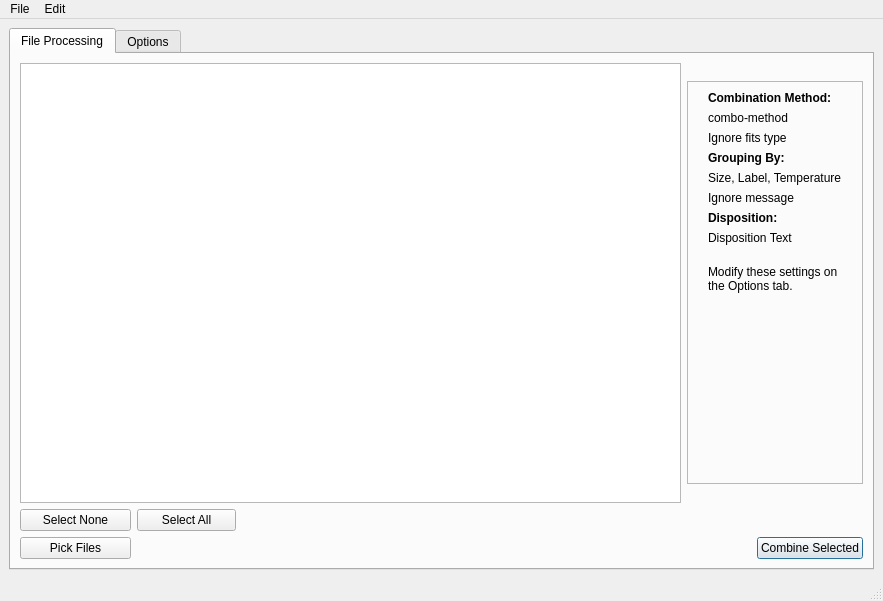
<?xml version="1.0" encoding="UTF-8"?>
<ui version="4.0">
 <class>MainWindow</class>
 <widget class="QMainWindow" name="MainWindow">
  <property name="geometry">
   <rect>
    <x>0</x>
    <y>0</y>
    <width>883</width>
    <height>601</height>
   </rect>
  </property>
  <property name="sizePolicy">
   <sizepolicy hsizetype="MinimumExpanding" vsizetype="MinimumExpanding">
    <horstretch>0</horstretch>
    <verstretch>0</verstretch>
   </sizepolicy>
  </property>
  <property name="minimumSize">
   <size>
    <width>858</width>
    <height>601</height>
   </size>
  </property>
  <property name="windowTitle">
   <string>Master Bias Frame Maker</string>
  </property>
  <widget class="QWidget" name="centralwidget">
   <layout class="QGridLayout" name="gridLayout_8">
    <item row="0" column="0">
     <widget class="QTabWidget" name="tabWidget">
      <property name="sizePolicy">
       <sizepolicy hsizetype="Expanding" vsizetype="Expanding">
        <horstretch>0</horstretch>
        <verstretch>0</verstretch>
       </sizepolicy>
      </property>
      <property name="minimumSize">
       <size>
        <width>0</width>
        <height>0</height>
       </size>
      </property>
      <property name="toolTip">
       <string/>
      </property>
      <property name="currentIndex">
       <number>0</number>
      </property>
      <widget class="QWidget" name="filesTab">
       <attribute name="title">
        <string>File Processing</string>
       </attribute>
       <attribute name="toolTip">
        <string>Selecting files to be processed</string>
       </attribute>
       <layout class="QGridLayout" name="gridLayout_7">
        <item row="2" column="5">
         <widget class="QPushButton" name="combineSelectedButton">
          <property name="maximumSize">
           <size>
            <width>153</width>
            <height>32</height>
           </size>
          </property>
          <property name="text">
           <string>Combine Selected</string>
          </property>
          <property name="autoDefault">
           <bool>true</bool>
          </property>
          <property name="default">
           <bool>true</bool>
          </property>
         </widget>
        </item>
        <item row="2" column="1" colspan="3">
         <spacer name="horizontalSpacer_2">
          <property name="orientation">
           <enum>Qt::Horizontal</enum>
          </property>
          <property name="sizeHint" stdset="0">
           <size>
            <width>518</width>
            <height>20</height>
           </size>
          </property>
         </spacer>
        </item>
        <item row="1" column="0">
         <widget class="QPushButton" name="selectNoneButton">
          <property name="maximumSize">
           <size>
            <width>116</width>
            <height>32</height>
           </size>
          </property>
          <property name="text">
           <string>Select None</string>
          </property>
         </widget>
        </item>
        <item row="1" column="1">
         <widget class="QPushButton" name="selectAllButton">
          <property name="maximumSize">
           <size>
            <width>99</width>
            <height>32</height>
           </size>
          </property>
          <property name="text">
           <string>Select All</string>
          </property>
         </widget>
        </item>
        <item row="0" column="0" colspan="4">
         <widget class="QTableView" name="filesTable">
          <property name="sizePolicy">
           <sizepolicy hsizetype="Expanding" vsizetype="Expanding">
            <horstretch>100</horstretch>
            <verstretch>100</verstretch>
           </sizepolicy>
          </property>
          <property name="minimumSize">
           <size>
            <width>600</width>
            <height>401</height>
           </size>
          </property>
          <property name="toolTip">
           <string>All the files you have picked from the file system.  Only those you select will be processed.  Sort by clickin on column headings.</string>
          </property>
          <property name="editTriggers">
           <set>QAbstractItemView::NoEditTriggers</set>
          </property>
          <property name="tabKeyNavigation">
           <bool>false</bool>
          </property>
          <property name="showDropIndicator" stdset="0">
           <bool>false</bool>
          </property>
          <property name="dragDropOverwriteMode">
           <bool>false</bool>
          </property>
          <property name="selectionBehavior">
           <enum>QAbstractItemView::SelectRows</enum>
          </property>
          <property name="sortingEnabled">
           <bool>true</bool>
          </property>
          <attribute name="horizontalHeaderStretchLastSection">
           <bool>true</bool>
          </attribute>
          <attribute name="verticalHeaderVisible">
           <bool>false</bool>
          </attribute>
          <attribute name="verticalHeaderHighlightSections">
           <bool>false</bool>
          </attribute>
         </widget>
        </item>
        <item row="0" column="4" colspan="2">
         <widget class="QFrame" name="frame">
          <property name="minimumSize">
           <size>
            <width>176</width>
            <height>403</height>
           </size>
          </property>
          <property name="maximumSize">
           <size>
            <width>176</width>
            <height>403</height>
           </size>
          </property>
          <property name="toolTip">
           <string>Settings for this session are summarized here.  Change them by selecting the Options tab above.</string>
          </property>
          <property name="frameShape">
           <enum>QFrame::StyledPanel</enum>
          </property>
          <property name="frameShadow">
           <enum>QFrame::Raised</enum>
          </property>
          <layout class="QGridLayout" name="gridLayout_6">
           <item row="2" column="0">
            <widget class="QLabel" name="methodInfo2">
             <property name="text">
              <string>Ignore fits type</string>
             </property>
            </widget>
           </item>
           <item row="5" column="0">
            <widget class="QLabel" name="groupInfo2">
             <property name="text">
              <string>Ignore message</string>
             </property>
            </widget>
           </item>
           <item row="8" column="0">
            <widget class="QLabel" name="label_21">
             <property name="sizePolicy">
              <sizepolicy hsizetype="Fixed" vsizetype="Fixed">
               <horstretch>0</horstretch>
               <verstretch>0</verstretch>
              </sizepolicy>
             </property>
             <property name="text">
              <string>&lt;html&gt;&lt;head/&gt;&lt;body&gt;&lt;p&gt;&lt;br/&gt;Modify these settings on the Options tab.&lt;/p&gt;&lt;/body&gt;&lt;/html&gt;</string>
             </property>
             <property name="alignment">
              <set>Qt::AlignLeading|Qt::AlignLeft|Qt::AlignTop</set>
             </property>
             <property name="wordWrap">
              <bool>true</bool>
             </property>
            </widget>
           </item>
           <item row="9" column="0">
            <spacer name="verticalSpacer_4">
             <property name="orientation">
              <enum>Qt::Vertical</enum>
             </property>
             <property name="sizeHint" stdset="0">
              <size>
               <width>20</width>
               <height>40</height>
              </size>
             </property>
            </spacer>
           </item>
           <item row="7" column="0">
            <widget class="QLabel" name="dispositionInfo1">
             <property name="text">
              <string>Disposition Text</string>
             </property>
            </widget>
           </item>
           <item row="3" column="0">
            <widget class="QLabel" name="label_16">
             <property name="text">
              <string>&lt;html&gt;&lt;head/&gt;&lt;body&gt;&lt;p&gt;&lt;span style=&quot; font-weight:600;&quot;&gt;Grouping By:&lt;/span&gt;&lt;/p&gt;&lt;/body&gt;&lt;/html&gt;</string>
             </property>
            </widget>
           </item>
           <item row="6" column="0">
            <widget class="QLabel" name="label_20">
             <property name="text">
              <string>&lt;html&gt;&lt;head/&gt;&lt;body&gt;&lt;p&gt;&lt;span style=&quot; font-weight:600;&quot;&gt;Disposition:&lt;/span&gt;&lt;/p&gt;&lt;/body&gt;&lt;/html&gt;</string>
             </property>
            </widget>
           </item>
           <item row="1" column="0">
            <widget class="QLabel" name="methodInfo1">
             <property name="text">
              <string>combo-method</string>
             </property>
            </widget>
           </item>
           <item row="0" column="0">
            <widget class="QLabel" name="label_15">
             <property name="text">
              <string>&lt;html&gt;&lt;head/&gt;&lt;body&gt;&lt;p&gt;&lt;span style=&quot; font-weight:600;&quot;&gt;Combination Method:&lt;/span&gt;&lt;/p&gt;&lt;/body&gt;&lt;/html&gt;</string>
             </property>
            </widget>
           </item>
           <item row="4" column="0">
            <widget class="QLabel" name="groupInfo1">
             <property name="text">
              <string>Size, Label, Temperature</string>
             </property>
            </widget>
           </item>
          </layout>
         </widget>
        </item>
        <item row="2" column="0">
         <widget class="QPushButton" name="pickFilesButton">
          <property name="maximumSize">
           <size>
            <width>111</width>
            <height>32</height>
           </size>
          </property>
          <property name="text">
           <string>Pick Files</string>
          </property>
         </widget>
        </item>
        <item row="1" column="2" colspan="2">
         <widget class="QLabel" name="selectedLabel">
          <property name="text">
           <string/>
          </property>
         </widget>
        </item>
        <item row="1" column="4" colspan="2">
         <spacer name="horizontalSpacer">
          <property name="orientation">
           <enum>Qt::Horizontal</enum>
          </property>
          <property name="sizeHint" stdset="0">
           <size>
            <width>40</width>
            <height>20</height>
           </size>
          </property>
         </spacer>
        </item>
       </layout>
      </widget>
      <widget class="QWidget" name="optionsTab">
       <attribute name="title">
        <string>Options</string>
       </attribute>
       <attribute name="toolTip">
        <string>Options on how the selected files will be grouped, calibrated, and combined.</string>
       </attribute>
       <layout class="QGridLayout" name="gridLayout">
        <item row="0" column="0">
         <widget class="QGroupBox" name="groupBox_3">
          <property name="sizePolicy">
           <sizepolicy hsizetype="Ignored" vsizetype="Ignored">
            <horstretch>0</horstretch>
            <verstretch>0</verstretch>
           </sizepolicy>
          </property>
          <property name="minimumSize">
           <size>
            <width>326</width>
            <height>191</height>
           </size>
          </property>
          <property name="maximumSize">
           <size>
            <width>326</width>
            <height>191</height>
           </size>
          </property>
          <property name="title">
           <string>Combination Algorithm</string>
          </property>
          <layout class="QGridLayout" name="gridLayout_2">
           <item row="0" column="0">
            <widget class="QRadioButton" name="combineMeanRB">
             <property name="toolTip">
              <string>Simple mean. Best signal-to-noise, but outliers (satellites etc) will show up.</string>
             </property>
             <property name="text">
              <string>Mean</string>
             </property>
            </widget>
           </item>
           <item row="2" column="3">
            <spacer name="horizontalSpacer_5">
             <property name="orientation">
              <enum>Qt::Horizontal</enum>
             </property>
             <property name="sizeHint" stdset="0">
              <size>
               <width>37</width>
               <height>20</height>
              </size>
             </property>
            </spacer>
           </item>
           <item row="2" column="2">
            <widget class="QLineEdit" name="minMaxNumDropped">
             <property name="maximumSize">
              <size>
               <width>41</width>
               <height>21</height>
              </size>
             </property>
             <property name="toolTip">
              <string>&lt;html&gt;&lt;head/&gt;&lt;body&gt;&lt;p&gt;How many min and max values are dropped?  (1 = drop all instances of the max and all instances of the min; 2 = all instances of max and next-to-max and all instances of 2 min values, etc.)&lt;/p&gt;&lt;/body&gt;&lt;/html&gt;</string>
             </property>
            </widget>
           </item>
           <item row="3" column="3">
            <spacer name="horizontalSpacer_6">
             <property name="orientation">
              <enum>Qt::Horizontal</enum>
             </property>
             <property name="sizeHint" stdset="0">
              <size>
               <width>37</width>
               <height>20</height>
              </size>
             </property>
            </spacer>
           </item>
           <item row="2" column="1">
            <widget class="QLabel" name="label_2">
             <property name="text">
              <string>Drop</string>
             </property>
            </widget>
           </item>
           <item row="3" column="2">
            <widget class="QLineEdit" name="sigmaThreshold">
             <property name="maximumSize">
              <size>
               <width>41</width>
               <height>21</height>
              </size>
             </property>
             <property name="toolTip">
              <string>&lt;html&gt;&lt;head/&gt;&lt;body&gt;&lt;p&gt;Sigma ratio (how many standard deviations the value is from the mean) beyond which data are dropped.  Try 2.0 then experiment.&lt;/p&gt;&lt;/body&gt;&lt;/html&gt;</string>
             </property>
            </widget>
           </item>
           <item row="2" column="0">
            <widget class="QRadioButton" name="combineMinMaxRB">
             <property name="toolTip">
              <string>Drop min and max values, then Mean. Works well when outliers are hot or black pixels.</string>
             </property>
             <property name="text">
              <string>Min/Max Clip</string>
             </property>
            </widget>
           </item>
           <item row="3" column="1">
            <widget class="QLabel" name="label_3">
             <property name="text">
              <string>Z Limit</string>
             </property>
            </widget>
           </item>
           <item row="5" column="0">
            <spacer name="verticalSpacer">
             <property name="orientation">
              <enum>Qt::Vertical</enum>
             </property>
             <property name="sizeHint" stdset="0">
              <size>
               <width>20</width>
               <height>40</height>
              </size>
             </property>
            </spacer>
           </item>
           <item row="1" column="0">
            <widget class="QRadioButton" name="combineMedianRB">
             <property name="toolTip">
              <string>Simple median. Rejects outliers, but signal-to-noise not as good as with Mean.</string>
             </property>
             <property name="text">
              <string>Median</string>
             </property>
            </widget>
           </item>
           <item row="3" column="0">
            <widget class="QRadioButton" name="combineSigmaRB">
             <property name="toolTip">
              <string>Drop pixels more than a given sigma ratio from the mean, then mean the rest. Good rejection of anomalous data.</string>
             </property>
             <property name="text">
              <string>Sigma Clip</string>
             </property>
            </widget>
           </item>
           <item row="4" column="0" colspan="3">
            <widget class="QCheckBox" name="ignoreFileType">
             <property name="text">
              <string>Ignore FITS file type, allow combine</string>
             </property>
            </widget>
           </item>
          </layout>
         </widget>
        </item>
        <item row="0" column="1">
         <widget class="QGroupBox" name="groupBox_4">
          <property name="minimumSize">
           <size>
            <width>333</width>
            <height>193</height>
           </size>
          </property>
          <property name="maximumSize">
           <size>
            <width>333</width>
            <height>193</height>
           </size>
          </property>
          <property name="title">
           <string>Process Multiple Files at Once, Grouped</string>
          </property>
          <layout class="QGridLayout" name="gridLayout_3">
           <item row="2" column="0">
            <widget class="QCheckBox" name="ignoreSmallGroupsCB">
             <property name="text">
              <string>Ignore groups with fewer than:</string>
             </property>
            </widget>
           </item>
           <item row="1" column="0">
            <widget class="QCheckBox" name="groupByTemperatureCB">
             <property name="toolTip">
              <string>Process sets of files having different CCD temperatures</string>
             </property>
             <property name="text">
              <string>Group by Temperature, width:</string>
             </property>
            </widget>
           </item>
           <item row="2" column="2">
            <widget class="QLabel" name="label_9">
             <property name="text">
              <string>files</string>
             </property>
            </widget>
           </item>
           <item row="0" column="0" colspan="2">
            <widget class="QCheckBox" name="groupBySizeCB">
             <property name="toolTip">
              <string>Process sets of files having different dimensions or binnings</string>
             </property>
             <property name="text">
              <string>Group by size (dimensions and binning)</string>
             </property>
            </widget>
           </item>
           <item row="1" column="1">
            <widget class="QLineEdit" name="temperatureGroupBandwidth">
             <property name="maximumSize">
              <size>
               <width>31</width>
               <height>16777215</height>
              </size>
             </property>
             <property name="toolTip">
              <string>Consider temperatures to be the same if the are within this percentage of each other.</string>
             </property>
            </widget>
           </item>
           <item row="2" column="1">
            <widget class="QLineEdit" name="minimumGroupSize">
             <property name="maximumSize">
              <size>
               <width>31</width>
               <height>21</height>
              </size>
             </property>
            </widget>
           </item>
           <item row="3" column="0">
            <spacer name="verticalSpacer_3">
             <property name="orientation">
              <enum>Qt::Vertical</enum>
             </property>
             <property name="sizeHint" stdset="0">
              <size>
               <width>20</width>
               <height>40</height>
              </size>
             </property>
            </spacer>
           </item>
          </layout>
         </widget>
        </item>
        <item row="0" column="2">
         <spacer name="horizontalSpacer_4">
          <property name="orientation">
           <enum>Qt::Horizontal</enum>
          </property>
          <property name="sizeHint" stdset="0">
           <size>
            <width>119</width>
            <height>20</height>
           </size>
          </property>
         </spacer>
        </item>
        <item row="1" column="0">
         <widget class="QGroupBox" name="groupBox_5">
          <property name="minimumSize">
           <size>
            <width>326</width>
            <height>101</height>
           </size>
          </property>
          <property name="maximumSize">
           <size>
            <width>326</width>
            <height>101</height>
           </size>
          </property>
          <property name="title">
           <string>Disposition of Input Files</string>
          </property>
          <layout class="QGridLayout" name="gridLayout_4">
           <item row="1" column="1">
            <widget class="QLineEdit" name="subFolderName">
             <property name="toolTip">
              <string>&lt;html&gt;&lt;head/&gt;&lt;body&gt;&lt;p&gt;Name for the folder to move the processed files. Optionally this name can contain %d, %t, or %f, which will be replaced by the date, time, and filter name, respectively.&lt;/p&gt;&lt;/body&gt;&lt;/html&gt;</string>
             </property>
            </widget>
           </item>
           <item row="0" column="0" colspan="2">
            <widget class="QRadioButton" name="dispositionNothingRB">
             <property name="toolTip">
              <string>Leave the input files alone.</string>
             </property>
             <property name="text">
              <string>Do Nothing</string>
             </property>
             <attribute name="buttonGroup">
              <string notr="true">dispositionGroup</string>
             </attribute>
            </widget>
           </item>
           <item row="1" column="0">
            <widget class="QRadioButton" name="dispositionSubFolderRB">
             <property name="toolTip">
              <string>Move the input files to a sub-folder (in the same directory as the input files) with the given name</string>
             </property>
             <property name="text">
              <string>Move to:</string>
             </property>
             <attribute name="buttonGroup">
              <string notr="true">dispositionGroup</string>
             </attribute>
            </widget>
           </item>
          </layout>
         </widget>
        </item>
        <item row="1" column="1" colspan="2">
         <spacer name="horizontalSpacer_3">
          <property name="orientation">
           <enum>Qt::Horizontal</enum>
          </property>
          <property name="sizeHint" stdset="0">
           <size>
            <width>468</width>
            <height>20</height>
           </size>
          </property>
         </spacer>
        </item>
        <item row="2" column="0">
         <spacer name="verticalSpacer_2">
          <property name="orientation">
           <enum>Qt::Vertical</enum>
          </property>
          <property name="sizeHint" stdset="0">
           <size>
            <width>20</width>
            <height>179</height>
           </size>
          </property>
         </spacer>
        </item>
       </layout>
      </widget>
     </widget>
    </item>
   </layout>
  </widget>
  <widget class="QMenuBar" name="menubar">
   <property name="geometry">
    <rect>
     <x>0</x>
     <y>0</y>
     <width>883</width>
     <height>22</height>
    </rect>
   </property>
   <widget class="QMenu" name="menuFile">
    <property name="title">
     <string>File</string>
    </property>
    <addaction name="actionOpen"/>
    <addaction name="separator"/>
    <addaction name="actionPreferences"/>
   </widget>
   <widget class="QMenu" name="menuEdit">
    <property name="title">
     <string>Edit</string>
    </property>
    <addaction name="actionCut"/>
    <addaction name="actionCopy"/>
    <addaction name="actionPaste"/>
    <addaction name="actionSelectAll"/>
   </widget>
   <addaction name="menuFile"/>
   <addaction name="menuEdit"/>
  </widget>
  <widget class="QStatusBar" name="statusbar"/>
  <action name="actionPreferences">
   <property name="text">
    <string>Preferences</string>
   </property>
   <property name="shortcut">
    <string>Ctrl+;</string>
   </property>
  </action>
  <action name="actionOpen">
   <property name="text">
    <string>Open</string>
   </property>
   <property name="shortcut">
    <string>Ctrl+O</string>
   </property>
  </action>
  <action name="actionSelectAll">
   <property name="text">
    <string>Select All</string>
   </property>
   <property name="shortcut">
    <string>Ctrl+A</string>
   </property>
  </action>
  <action name="actionCut">
   <property name="text">
    <string>Cut</string>
   </property>
   <property name="shortcut">
    <string>Ctrl+X</string>
   </property>
  </action>
  <action name="actionCopy">
   <property name="text">
    <string>Copy</string>
   </property>
   <property name="shortcut">
    <string>Ctrl+C</string>
   </property>
  </action>
  <action name="actionPaste">
   <property name="text">
    <string>Paste</string>
   </property>
   <property name="shortcut">
    <string>Ctrl+V</string>
   </property>
  </action>
 </widget>
 <resources/>
 <connections/>
 <buttongroups>
  <buttongroup name="dispositionGroup"/>
 </buttongroups>
</ui>
